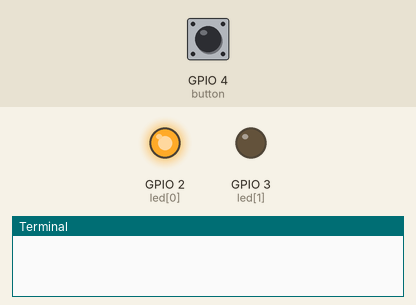
Bench run of a program on a simulated Raspberry Pi (BCM pin numbers). On the bench: output pins drawn as LEDs (lit = HIGH), the last lines printed to the terminal. The inputs (shaded band) are chosen by the test bench; at power-on: GPIO 4 (button) HIGH.

Above: at 1.2 s.
1.3 s: GPIO 4 (button) pulled LOW for 0.15 s
At 1.37 s:
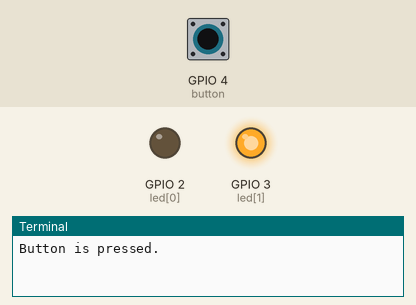
2.9 s: GPIO 4 (button) pulled LOW for 3.2 s
At 6.6 s:
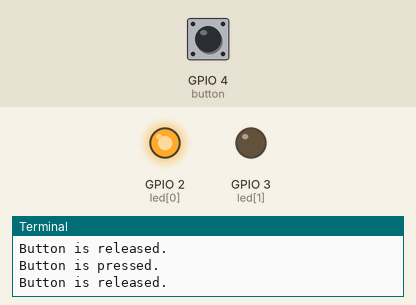
Timing chart, 0 to 8.1 s (numbered marks = the images above; inputs shaded):
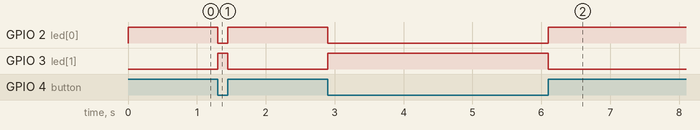

The program:

gpio_button_with_two_leds.py
```python
from gpiozero import Button, LEDBoard
from signal import pause

class ButtonWithTwoLeds:
    def __init__(self):
        self.button = Button(4)
        self.led = LEDBoard(2,3)
        self.led[0].on()

    def print_message_button_pressed(self):
        print("Button is pressed.")

    def print_message_button_released(self):
        print("Button is released.")

    def turn_on_red(self):
        self.led[0].on()

    def turn_off_red(self):
        self.led[0].off()

    def turn_on_green(self):
        self.led[1].on()
        self.turn_off_red()
        self.print_message_button_pressed()

    def turn_off_green(self):
        self.led[1].off()
        self.turn_on_red()
        self.print_message_button_released()

    def testing(self):
        self.button.when_pressed = self.turn_on_green
        self.button.when_released = self.turn_off_green
        pause()

if __name__ == "__main__" :
    btn = ButtonWithTwoLeds()
    btn.testing()
```

Measured:
- after the input at 1.3 s, GPIO 2 (led[0]): HIGH → LOW at once, → HIGH 0.15 s later; GPIO 3 (led[1]): LOW → HIGH at once, → LOW 0.15 s later
- after the input at 2.9 s, GPIO 2 (led[0]): HIGH → LOW at once, → HIGH 3.2 s later; GPIO 3 (led[1]): LOW → HIGH at once, → LOW 3.2 s later
